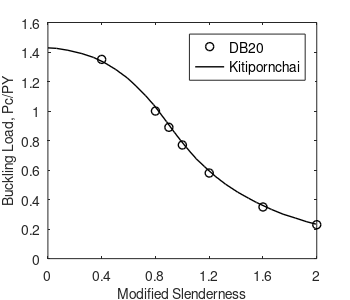

Here is the MATLAB script that generated this plot:
%% plot Pc/PY vs Lambda
hfig=figure;
SLChan = csvread('SLChan.csv');
Kitipornchai = csvread('KitipornchaiElas.csv');
x=[0.4  0.8  0.9  1.0  1.2  1.6  2.0];
y=[1.35 1.00 0.89 0.77 0.58 0.35 0.23];
plot(x,y,'ko','LineWidth',1)
hold on
%plot(SLChan(:,1),SLChan(:,2))
plot(Kitipornchai(:,1),Kitipornchai(:,2),'k-','LineWidth',1)
xlim([0 2.0])
ylim([0 1.6])
set(gca,'YTick',(0:0.2:1.6))
set(gca,'XTick',(0:0.4:2.0))
set(gca,'FontSize',10)
xlabel('Modified Slenderness','FontSize',10) 
ylabel('Buckling Load, Pc/PY','FontSize',10)
legend({'DB20','Kitipornchai'},'FontSize',10)
legend('Location','northeast')

% save figure
figWidth=3.5;
figHeight=3;
set(hfig,'PaperUnits','inches');
set(hfig,'PaperPosition',[0 0 figWidth figHeight]);
fileout=('test1.');
print(hfig,[fileout,'tif'],'-r800','-dtiff');